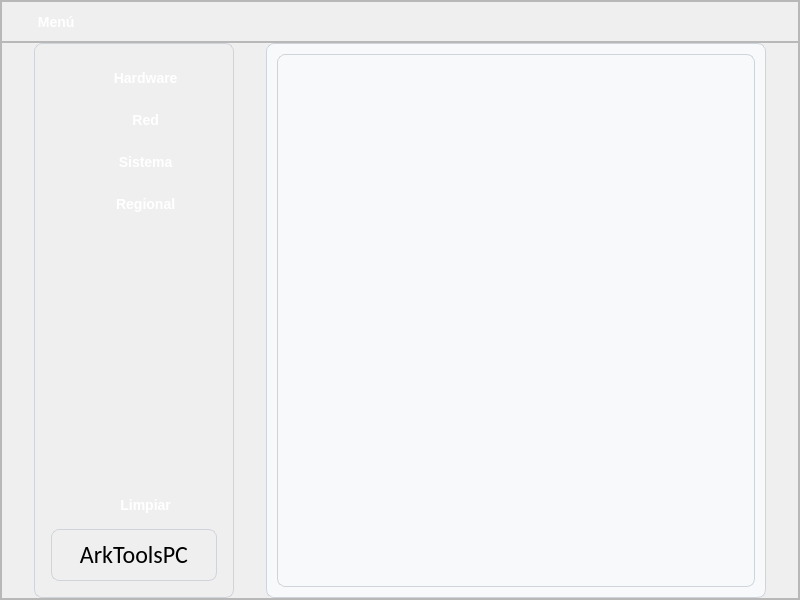
<?xml version="1.0" encoding="UTF-8"?>
<ui version="4.0">
 <class>MainWindow</class>
 <widget class="QMainWindow" name="MainWindow">
  <property name="windowModality">
   <enum>Qt::WindowModality::ApplicationModal</enum>
  </property>
  <property name="geometry">
   <rect>
    <x>0</x>
    <y>0</y>
    <width>800</width>
    <height>600</height>
   </rect>
  </property>
  <property name="windowTitle">
   <string>MainWindow</string>
  </property>
  <widget class="QWidget" name="centralwidget">
   <layout class="QVBoxLayout" name="verticalLayout">
    <property name="spacing">
     <number>0</number>
    </property>
    <property name="leftMargin">
     <number>0</number>
    </property>
    <property name="topMargin">
     <number>0</number>
    </property>
    <property name="rightMargin">
     <number>0</number>
    </property>
    <property name="bottomMargin">
     <number>0</number>
    </property>
    <item>
     <widget class="QFrame" name="frm_principal">
      <property name="frameShape">
       <enum>QFrame::Shape::StyledPanel</enum>
      </property>
      <property name="frameShadow">
       <enum>QFrame::Shadow::Raised</enum>
      </property>
      <layout class="QVBoxLayout" name="verticalLayout_2" stretch="0,0">
       <property name="spacing">
        <number>0</number>
       </property>
       <property name="leftMargin">
        <number>0</number>
       </property>
       <property name="topMargin">
        <number>0</number>
       </property>
       <property name="rightMargin">
        <number>0</number>
       </property>
       <property name="bottomMargin">
        <number>0</number>
       </property>
       <item>
        <widget class="QFrame" name="frm_header">
         <property name="minimumSize">
          <size>
           <width>0</width>
           <height>41</height>
          </size>
         </property>
         <property name="maximumSize">
          <size>
           <width>16777215</width>
           <height>41</height>
          </size>
         </property>
         <property name="contextMenuPolicy">
          <enum>Qt::ContextMenuPolicy::PreventContextMenu</enum>
         </property>
         <property name="whatsThis">
          <string>&lt;html&gt;&lt;head/&gt;&lt;body&gt;&lt;p&gt;&lt;span style=&quot; color:#aac5ff;&quot;&gt;&lt;br/&gt;&lt;/span&gt;&lt;/p&gt;&lt;/body&gt;&lt;/html&gt;</string>
         </property>
         <property name="styleSheet">
          <string notr="true">background-color:qlineargradient(
    spread:pad, 
    x1:0, 
    y1:0, 
    x2:1, 
    y2:0, 
    stop:0 rgba(102, 178, 255, 255), 
    stop:0.55 rgba(61, 148, 235, 255), 
    stop:0.98 rgba(0, 0, 0, 255), 
    stop:1 rgba(0, 0, 0, 0)
);
</string>
         </property>
         <property name="frameShape">
          <enum>QFrame::Shape::StyledPanel</enum>
         </property>
         <property name="frameShadow">
          <enum>QFrame::Shadow::Raised</enum>
         </property>
         <layout class="QHBoxLayout" name="horizontalLayout">
          <property name="spacing">
           <number>6</number>
          </property>
          <property name="leftMargin">
           <number>0</number>
          </property>
          <property name="topMargin">
           <number>0</number>
          </property>
          <property name="rightMargin">
           <number>0</number>
          </property>
          <property name="bottomMargin">
           <number>0</number>
          </property>
          <item>
           <widget class="QPushButton" name="btn_menu">
            <property name="maximumSize">
             <size>
              <width>120</width>
              <height>35</height>
             </size>
            </property>
            <property name="styleSheet">
             <string notr="true">/* Estilo base del botón */
QPushButton {
    background-color: qlineargradient(
    spread:pad, 
    x1:0, y1:0, x2:1, y2:0, 
    stop:0 rgba(0, 75, 80, 255), 
    stop:1 rgba(100, 220, 220, 255)
);
    color: white;
    border: none;
    border-radius: 5px;
    padding: 10px 20px;
    font-size: 14px;
    font-weight: bold;
}
/* Estilo cuando el mouse pasa por encima */
QPushButton:hover {
    background-color: #0056b3;
}
/* Estilo cuando el botón es presionado */
QPushButton:pressed {
    background-color: #004085;
}</string>
            </property>
            <property name="text">
             <string>    Menú</string>
            </property>
            <property name="icon">
             <iconset>
              <normaloff>imagen/fi-sr-list.svg</normaloff>imagen/fi-sr-list.svg</iconset>
            </property>
            <property name="iconSize">
             <size>
              <width>24</width>
              <height>24</height>
             </size>
            </property>
           </widget>
          </item>
          <item>
           <spacer name="horizontalSpacer">
            <property name="orientation">
             <enum>Qt::Orientation::Horizontal</enum>
            </property>
            <property name="sizeHint" stdset="0">
             <size>
              <width>392</width>
              <height>18</height>
             </size>
            </property>
           </spacer>
          </item>
          <item>
           <widget class="QPushButton" name="btn_minimizar">
            <property name="maximumSize">
             <size>
              <width>35</width>
              <height>35</height>
             </size>
            </property>
            <property name="styleSheet">
             <string notr="true">/* Estilo base del botón */
QPushButton {
    background-color: qlineargradient(
    spread:pad, 
    x1:0, y1:0, x2:1, y2:0, 
    stop:0 rgba(0, 75, 80, 255), 
    stop:1 rgba(100, 220, 220, 255)
);
    color: white;
    border: none;
    border-radius: 5px;
    padding: 10px 20px;
    font-size: 14px;
    font-weight: bold;
}
/* Estilo cuando el mouse pasa por encima */
QPushButton:hover {
    background-color: #0056b3;
}
/* Estilo cuando el botón es presionado */
QPushButton:pressed {
    background-color: #004085;
}</string>
            </property>
            <property name="text">
             <string/>
            </property>
            <property name="icon">
             <iconset>
              <normaloff>imagen/fi-sr-arrow-down-left.svg</normaloff>imagen/fi-sr-arrow-down-left.svg</iconset>
            </property>
            <property name="iconSize">
             <size>
              <width>24</width>
              <height>24</height>
             </size>
            </property>
           </widget>
          </item>
          <item>
           <widget class="QPushButton" name="btn_maximizar">
            <property name="maximumSize">
             <size>
              <width>35</width>
              <height>35</height>
             </size>
            </property>
            <property name="styleSheet">
             <string notr="true">/* Estilo base del botón */
QPushButton {
    background-color: qlineargradient(
    spread:pad, 
    x1:0, y1:0, x2:1, y2:0, 
    stop:0 rgba(0, 75, 80, 255), 
    stop:1 rgba(100, 220, 220, 255)
);
    color: white;
    border: none;
    border-radius: 5px;
    padding: 10px 20px;
    font-size: 14px;
    font-weight: bold;
}
/* Estilo cuando el mouse pasa por encima */
QPushButton:hover {
    background-color: #0056b3;
}
/* Estilo cuando el botón es presionado */
QPushButton:pressed {
    background-color: #004085;
}</string>
            </property>
            <property name="text">
             <string/>
            </property>
            <property name="icon">
             <iconset>
              <normaloff>imagen/fi-sr-expand-arrows.svg</normaloff>imagen/fi-sr-expand-arrows.svg</iconset>
            </property>
            <property name="iconSize">
             <size>
              <width>24</width>
              <height>24</height>
             </size>
            </property>
           </widget>
          </item>
          <item>
           <widget class="QPushButton" name="btn_restaurar">
            <property name="maximumSize">
             <size>
              <width>35</width>
              <height>36</height>
             </size>
            </property>
            <property name="styleSheet">
             <string notr="true">/* Estilo base del botón */
QPushButton {
    background-color: qlineargradient(
    spread:pad, 
    x1:0, y1:0, x2:1, y2:0, 
    stop:0 rgba(0, 75, 80, 255), 
    stop:1 rgba(100, 220, 220, 255)
);
    color: white;
    border: none;
    border-radius: 5px;
    padding: 10px 20px;
    font-size: 14px;
    font-weight: bold;
}
/* Estilo cuando el mouse pasa por encima */
QPushButton:hover {
    background-color: #0056b3;
}
/* Estilo cuando el botón es presionado */
QPushButton:pressed {
    background-color: #004085;
}</string>
            </property>
            <property name="text">
             <string/>
            </property>
            <property name="icon">
             <iconset>
              <normaloff>imagen/fi-sr-expand.svg</normaloff>imagen/fi-sr-expand.svg</iconset>
            </property>
            <property name="iconSize">
             <size>
              <width>24</width>
              <height>24</height>
             </size>
            </property>
           </widget>
          </item>
          <item>
           <widget class="QPushButton" name="btn_cerrar">
            <property name="maximumSize">
             <size>
              <width>35</width>
              <height>35</height>
             </size>
            </property>
            <property name="styleSheet">
             <string notr="true">/* Estilo base del botón */
QPushButton {
    background-color: qlineargradient(
    spread:pad, 
    x1:0, y1:0, x2:1, y2:0, 
    stop:0 rgba(0, 75, 80, 255), 
    stop:1 rgba(100, 220, 220, 255)
);
    color: white;
    border: none;
    border-radius: 5px;
    padding: 10px 20px;
    font-size: 14px;
    font-weight: bold;
}
/* Estilo cuando el mouse pasa por encima */
QPushButton:hover {
    background-color: #0056b3;
}
/* Estilo cuando el botón es presionado */
QPushButton:pressed {
    background-color: #004085;
}</string>
            </property>
            <property name="text">
             <string/>
            </property>
            <property name="icon">
             <iconset>
              <normaloff>imagen/fi-sr-cross-small.svg</normaloff>imagen/fi-sr-cross-small.svg</iconset>
            </property>
            <property name="iconSize">
             <size>
              <width>35</width>
              <height>35</height>
             </size>
            </property>
           </widget>
          </item>
         </layout>
        </widget>
       </item>
       <item>
        <widget class="QFrame" name="frm_body">
         <property name="layoutDirection">
          <enum>Qt::LayoutDirection::LeftToRight</enum>
         </property>
         <property name="frameShape">
          <enum>QFrame::Shape::StyledPanel</enum>
         </property>
         <property name="frameShadow">
          <enum>QFrame::Shadow::Raised</enum>
         </property>
         <layout class="QHBoxLayout" name="Layout_body">
          <property name="spacing">
           <number>0</number>
          </property>
          <property name="leftMargin">
           <number>0</number>
          </property>
          <property name="topMargin">
           <number>0</number>
          </property>
          <property name="rightMargin">
           <number>0</number>
          </property>
          <property name="bottomMargin">
           <number>0</number>
          </property>
          <item>
           <widget class="QFrame" name="frame_menu">
            <property name="minimumSize">
             <size>
              <width>10</width>
              <height>0</height>
             </size>
            </property>
            <property name="maximumSize">
             <size>
              <width>200</width>
              <height>16777215</height>
             </size>
            </property>
            <property name="layoutDirection">
             <enum>Qt::LayoutDirection::LeftToRight</enum>
            </property>
            <property name="styleSheet">
             <string notr="true">/* Estilo del marco */
QFrame {
    background-color: qconicalgradient(cx:0.5, cy:0.5, angle:0, stop:0 rgba(3, 40, 35, 255), stop:0.16 rgba(22, 106, 136, 255), stop:0.225 rgba(41, 140, 166, 255), stop:0.285 rgba(74, 181, 204, 255), stop:0.345 rgba(102, 219, 235, 255), stop:0.415 rgba(112, 236, 245, 255), stop:0.52 rgba(76, 190, 209, 255), stop:0.57 rgba(51, 156, 187, 255), stop:0.635 rgba(42, 142, 168, 255), stop:0.695 rgba(68, 174, 202, 255), stop:0.75 rgba(86, 202, 218, 255), stop:0.815 rgba(73, 187, 208, 255), stop:0.88 rgba(51, 156, 187, 255), stop:0.935 rgba(26, 108, 137, 255), stop:1 rgba(3, 40, 35, 255));
    border: 1px solid #CED4DA;
    border-radius: 8px;
    padding: 10px;
}</string>
            </property>
            <property name="frameShape">
             <enum>QFrame::Shape::StyledPanel</enum>
            </property>
            <property name="frameShadow">
             <enum>QFrame::Shadow::Raised</enum>
            </property>
            <layout class="QVBoxLayout" name="verticalLayout_4">
             <property name="leftMargin">
              <number>6</number>
             </property>
             <property name="topMargin">
              <number>6</number>
             </property>
             <property name="rightMargin">
              <number>6</number>
             </property>
             <property name="bottomMargin">
              <number>6</number>
             </property>
             <item>
              <widget class="QPushButton" name="btn_info_hardware">
               <property name="styleSheet">
                <string notr="true">/* Estilo base del botón */
QPushButton {
    background-color:qlineargradient(
    spread:pad, 
    x1:0, 
    y1:0, 
    x2:1, 
    y2:0, 
    stop:0 rgba(102, 178, 255, 255), 
    stop:0.55 rgba(61, 148, 235, 255), 
    stop:0.98 rgba(0, 0, 0, 255), 
    stop:1 rgba(0, 0, 0, 0)
);
    color: white;
    border: none;
    border-radius: 5px;
    padding: 10px 20px;
    font-size: 14px;
    font-weight: bold;
}
/* Estilo cuando el mouse pasa por encima */
QPushButton:hover {
    background-color: #0056b3;
}
/* Estilo cuando el botón es presionado */
QPushButton:pressed {
    background-color: #004085;
}</string>
               </property>
               <property name="text">
                <string>      Hardware</string>
               </property>
               <property name="icon">
                <iconset>
                 <normaloff>imagen/PC02.svg</normaloff>imagen/PC02.svg</iconset>
               </property>
               <property name="iconSize">
                <size>
                 <width>35</width>
                 <height>35</height>
                </size>
               </property>
              </widget>
             </item>
             <item>
              <widget class="QPushButton" name="btn_info_red">
               <property name="styleSheet">
                <string notr="true">/* Estilo base del botón */
QPushButton {
    background-color: qlineargradient(
    spread:pad, 
    x1:0, 
    y1:0, 
    x2:1, 
    y2:0, 
    stop:0 rgba(102, 178, 255, 255), 
    stop:0.55 rgba(61, 148, 235, 255), 
    stop:0.98 rgba(0, 0, 0, 255), 
    stop:1 rgba(0, 0, 0, 0)
);
    color: white;
    border: none;
    border-radius: 5px;
    padding: 10px 20px;
    font-size: 14px;
    font-weight: bold;
}
/* Estilo cuando el mouse pasa por encima */
QPushButton:hover {
    background-color: #0056b3;
}
/* Estilo cuando el botón es presionado */
QPushButton:pressed {
    background-color: #004085;
}</string>
               </property>
               <property name="text">
                <string>      Red</string>
               </property>
               <property name="icon">
                <iconset>
                 <normaloff>imagen/netword01.svg</normaloff>imagen/netword01.svg</iconset>
               </property>
               <property name="iconSize">
                <size>
                 <width>35</width>
                 <height>35</height>
                </size>
               </property>
              </widget>
             </item>
             <item>
              <widget class="QPushButton" name="btn_inf_so">
               <property name="styleSheet">
                <string notr="true">/* Estilo base del botón */
QPushButton {
    background-color: qlineargradient(
    spread:pad, 
    x1:0, 
    y1:0, 
    x2:1, 
    y2:0, 
    stop:0 rgba(102, 178, 255, 255), 
    stop:0.55 rgba(61, 148, 235, 255), 
    stop:0.98 rgba(0, 0, 0, 255), 
    stop:1 rgba(0, 0, 0, 0)
);
    color: white;
    border: none;
    border-radius: 5px;
    padding: 10px 20px;
    font-size: 14px;
    font-weight: bold;
}
/* Estilo cuando el mouse pasa por encima */
QPushButton:hover {
    background-color: #0056b3;
}
/* Estilo cuando el botón es presionado */
QPushButton:pressed {
    background-color: #004085;
}</string>
               </property>
               <property name="text">
                <string>      Sistema</string>
               </property>
               <property name="icon">
                <iconset>
                 <normaloff>imagen/fi-sr-computer-classic.svg</normaloff>imagen/fi-sr-computer-classic.svg</iconset>
               </property>
               <property name="iconSize">
                <size>
                 <width>35</width>
                 <height>36</height>
                </size>
               </property>
              </widget>
             </item>
             <item>
              <widget class="QPushButton" name="btn_inf_regional">
               <property name="styleSheet">
                <string notr="true">/* Estilo base del botón */
QPushButton {
    background-color: qlineargradient(
    spread:pad, 
    x1:0, 
    y1:0, 
    x2:1, 
    y2:0, 
    stop:0 rgba(102, 178, 255, 255), 
    stop:0.55 rgba(61, 148, 235, 255), 
    stop:0.98 rgba(0, 0, 0, 255), 
    stop:1 rgba(0, 0, 0, 0)
);
    color: white;
    border: none;
    border-radius: 5px;
    padding: 10px 20px;
    font-size: 14px;
    font-weight: bold;
}
/* Estilo cuando el mouse pasa por encima */
QPushButton:hover {
    background-color: #0056b3;
}
/* Estilo cuando el botón es presionado */
QPushButton:pressed {
    background-color: #004085;
}</string>
               </property>
               <property name="text">
                <string>      Regional</string>
               </property>
               <property name="icon">
                <iconset>
                 <normaloff>imagen/Regional01.svg</normaloff>imagen/Regional01.svg</iconset>
               </property>
               <property name="iconSize">
                <size>
                 <width>35</width>
                 <height>35</height>
                </size>
               </property>
               <property name="shortcut">
                <string>Ctrl+R</string>
               </property>
              </widget>
             </item>
             <item>
              <spacer name="verticalSpacer">
               <property name="orientation">
                <enum>Qt::Orientation::Vertical</enum>
               </property>
               <property name="sizeHint" stdset="0">
                <size>
                 <width>20</width>
                 <height>168</height>
                </size>
               </property>
              </spacer>
             </item>
             <item>
              <widget class="QPushButton" name="btn_limpiar">
               <property name="styleSheet">
                <string notr="true">/* Estilo base del botón */
QPushButton {
    background-color: qlineargradient(
    spread:pad, 
    x1:0, 
    y1:0, 
    x2:1, 
    y2:0, 
    stop:0 rgba(102, 178, 255, 255), 
    stop:0.55 rgba(61, 148, 235, 255), 
    stop:0.98 rgba(0, 0, 0, 255), 
    stop:1 rgba(0, 0, 0, 0)
);
    color: white;
    border: none;
    border-radius: 5px;
    padding: 10px 20px;
    font-size: 14px;
    font-weight: bold;
}
/* Estilo cuando el mouse pasa por encima */
QPushButton:hover {
    background-color: #0056b3;
}
/* Estilo cuando el botón es presionado */
QPushButton:pressed {
    background-color: #004085;
}</string>
               </property>
               <property name="text">
                <string>      Limpiar</string>
               </property>
               <property name="icon">
                <iconset>
                 <normaloff>imagen/Clear01.svg</normaloff>imagen/Clear01.svg</iconset>
               </property>
               <property name="iconSize">
                <size>
                 <width>35</width>
                 <height>35</height>
                </size>
               </property>
              </widget>
             </item>
             <item>
              <widget class="QLabel" name="lb_tituloarksoft">
               <property name="font">
                <font>
                 <family>Calibri</family>
                 <pointsize>18</pointsize>
                 <italic>false</italic>
                 <bold>false</bold>
                </font>
               </property>
               <property name="styleSheet">
                <string notr="true">font: 18pt &quot;Calibri&quot;;
</string>
               </property>
               <property name="text">
                <string>ArkToolsPC</string>
               </property>
               <property name="alignment">
                <set>Qt::AlignmentFlag::AlignCenter</set>
               </property>
              </widget>
             </item>
            </layout>
           </widget>
          </item>
          <item>
           <widget class="QFrame" name="frame_consola">
            <property name="minimumSize">
             <size>
              <width>500</width>
              <height>0</height>
             </size>
            </property>
            <property name="maximumSize">
             <size>
              <width>500</width>
              <height>16777215</height>
             </size>
            </property>
            <property name="styleSheet">
             <string notr="true">/* Estilo del marco */
QFrame {
    background-color: #F8F9FA;
    border: 1px solid #CED4DA;
    border-radius: 8px;
    padding: 10px;
}
</string>
            </property>
            <property name="frameShape">
             <enum>QFrame::Shape::StyledPanel</enum>
            </property>
            <property name="frameShadow">
             <enum>QFrame::Shadow::Raised</enum>
            </property>
            <layout class="QVBoxLayout" name="verticalLayout_3">
             <property name="spacing">
              <number>0</number>
             </property>
             <property name="leftMargin">
              <number>0</number>
             </property>
             <property name="topMargin">
              <number>0</number>
             </property>
             <property name="rightMargin">
              <number>0</number>
             </property>
             <property name="bottomMargin">
              <number>0</number>
             </property>
             <item>
              <widget class="QStackedWidget" name="stackedWidget">
               <widget class="QWidget" name="page"/>
               <widget class="QWidget" name="page_2"/>
              </widget>
             </item>
            </layout>
           </widget>
          </item>
         </layout>
        </widget>
       </item>
      </layout>
     </widget>
    </item>
   </layout>
  </widget>
 </widget>
 <resources/>
 <connections/>
</ui>
